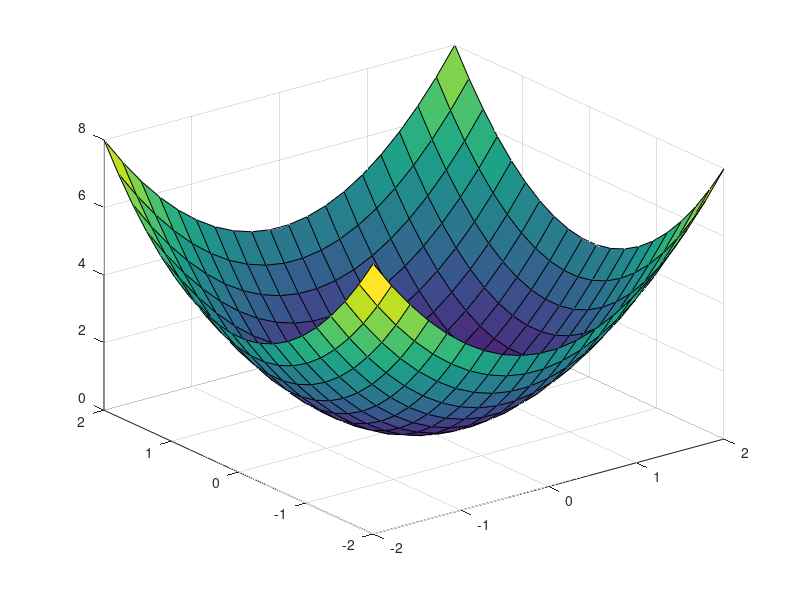

Source code (MATLAB): (Note: this script raises an error after producing the figure.)
%% Script: Partial derivative
%
% Author: Elia Matsumoto
%
% Contact: elia.matsumoto@fgv.br
%
%% Reseting environment
rng('shuffle'); % Random seed
close all       % Close all figure
clear           % Clear workspace
clc             % Clear command window

%% f(x,y) = x^2 + y^2
x = linspace(-2,2,20);
y = linspace(-2,2,20);
[mx,my] = meshgrid(x,y);
mz = mx.*mx + my.*my;
surf(mx,my,mz);
alpha(0.5);
title('f(x,y) = x^2 + y^2')
%% PT = (1,1)
XT = -1.5;
YT = -1.5;
ZT = XT^2 + YT^2;
hold
h=plot3(XT,YT,ZT,'ro');
h.MarkerFaceColor=[1 0 0];

%% df / dx (-1.5,1.5)
delta = 0.01:0.01:0.75;
xd = XT + 2*delta;
yd = YT + 2*delta;
zd = xd.^2 + yd.^2;
plot(xd,yd)
plot3(xd,yd,zd)
h=plot3(0,0,0,'bo');
h.MarkerFaceColor=[0 0 1];

%% Comet
comet3(xd,yd,zd,0.9);
ah = gca;
view(ah,[-76.3621928166351 -11.5766037735849]);

